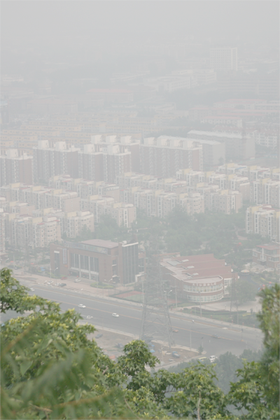
%> input picture Code/non_local_dehazing/images/cityscape_input.png, 280 x 420 px, shrunk from 400 x 600 before the run
$ octave imageDehazing.m   (GNU Octave 9; MATLAB toolbox functions it lacks are replaced by stand-ins)
%> lines starting %> are read from the running program, lines starting %| are printed output that depends on the picture
### Code/Dark-Channel-Haze-Removal-master/get_dark_channel.m
function dark_channel = get_dark_channel(image, win_size)

[m, n, ~] = size(image);

pad_size = floor(win_size/2);

padded_image = padarray(image, [pad_size pad_size], Inf);

dark_channel = zeros(m, n);

for j = 1 : m
    for i = 1 : n
        patch = padded_image(j : j + (win_size-1), i : i + (win_size-1), :);

        dark_channel(j,i) = min(patch(:));
     end
end

end

### Code/Dark-Channel-Haze-Removal-master/get_atmosphere.m
function atmosphere = get_atmosphere(image, dark_channel)

[m, n, ~] = size(image);
n_pixels = m * n;

n_search_pixels = floor(n_pixels * 0.01);

dark_vec = reshape(dark_channel, n_pixels, 1);

image_vec = reshape(image, n_pixels, 3);

[~, indices] = sort(dark_vec, 'descend');

accumulator = zeros(1, 3);

for k = 1 : n_search_pixels
    accumulator = accumulator + image_vec(indices(k),:);
end

atmosphere = accumulator / n_search_pixels;

end

### Code/non_local_dehazing/non_local_dehazing.m
function [img_dehazed, transmission] = non_local_dehazing(img_hazy, air_light, gamma)
% This is the core function implementing the non-local image dehazing algorithm
% described in the paper:
% Non-Local Image Dehazing. Berman, D. and Treibitz, T. and Avidan S., CVPR2016,
% which can be found at:
% www.eng.tau.ac.il/~berman/NonLocalDehazing/NonLocalDehazing_CVPR2016.pdf
% If you use this code, please cite our paper.
%
% The software code of the non-local image dehazing algorithm is provided
% under the attached Non-commercial_copyright_license.rtf
% The license can also be found at:
% www.eng.tau.ac.il/~berman/NonLocalDehazing/Non-commercial_copyright_license.rtf
%
%
%   Input arguments:
%   ----------------
%	img_hazy     - A hazy image in the range [0,255], type: uint8
%	air_light    - As estimated by prior methods, normalized to the range [0,1]
%	gamma        - Radiometric correction. If empty, 1 is assumed
%
%   Output arguments:
%   ----------------
%   img_dehazed  - The restored radiance of the scene (uint8)
%   transmission - Transmission map of the scene, in the range [0,1]
%
% Author: Dana Berman, 2016.


%% Validate input
[h,w,n_colors] = size(img_hazy);
if (n_colors ~= 3) % input verification
    error(['Dehazing on sphere requires an RGB image, while input ',...
        'has only ',num2str(n_colors),' dimensions']);
end

if ~exist('air_light','var') || isempty(air_light) || (numel(air_light)~=3)
    error('Dehazing on sphere requires an RGB airlight');
end

if ~exist('gamma','var') || isempty(gamma), gamma = 1; end

img_hazy = im2double(img_hazy);
img_hazy_corrected = img_hazy.^gamma; % radiometric correction

%% Finding Haze-lines
% Translate the coordinate system to be air_light-centric (Eq. (3))
dist_from_airlight = double(zeros(h,w,n_colors));
for color_idx=1:n_colors
    dist_from_airlight(:,:,color_idx) = img_hazy_corrected(:,:,color_idx) - air_light(:,:,color_idx);
end

% Calculate radius (Eq. (5))
radius = sqrt( dist_from_airlight(:,:,1).^2 + dist_from_airlight(:,:,2).^2 +dist_from_airlight(:,:,3).^2 );

% Cluster the pixels to haze-lines
% Use a KD-tree impementation for fast clustering according to their angles
dist_unit_radius = reshape(dist_from_airlight,[h*w,n_colors]);
dist_norm = sqrt(sum(dist_unit_radius.^2,2));
dist_unit_radius = bsxfun(@rdivide, dist_unit_radius, dist_norm);
Npoints = 1000;
load(['TR',num2str(Npoints),'.mat']);
mdl = KDTreeSearcher(TR.Points);
ind = knnsearch(mdl, dist_unit_radius);

%% Estimating Initial Transmission

% Estimate radius as the maximal radius in each haze-line (Eq. (11))
K = accumarray(ind,radius(:),[Npoints,1],@max);
radius_new = reshape( K(ind), h, w);

% Estimate transmission as radii ratio (Eq. (12))
transmission_estimation = radius./radius_new;

% Limit the transmission to the range [trans_min, 1] for numerical stability
trans_min = 0.1;
transmission_estimation = min(max(transmission_estimation, trans_min),1);

%% Regularization

% Apply lower bound from the image (Eqs. (13-14))
trans_lower_bound = 1 - min(bsxfun(@rdivide,img_hazy_corrected,reshape(air_light,1,1,3)) ,[],3);
transmission_estimation = max(transmission_estimation, trans_lower_bound);

% Solve optimization problem (Eq. (15))
% find bin counts for reliability - small bins (#pixels<50) do not comply with
% the model assumptions and should be disregarded
bin_count       = accumarray(ind,1,[Npoints,1]);
bin_count_map   = reshape(bin_count(ind),h,w);
bin_eval_fun    = @(x) min(1, x/50);

% Calculate std - this is the data-term weight of Eq. (15)
K_std = accumarray(ind,radius(:),[Npoints,1],@std);
radius_std = reshape( K_std(ind), h, w);
radius_eval_fun = @(r) min(1, 3*max(0.001, r-0.1));
radius_reliability = radius_eval_fun(radius_std./max(radius_std(:)));
data_term_weight   = bin_eval_fun(bin_count_map).*radius_reliability;
lambda = 0.1;
transmission = wls_optimization(transmission_estimation, data_term_weight, img_hazy, lambda);

%% Dehazing
% (Eq. (16))
img_dehazed = zeros(h,w,n_colors);
leave_haze = 1.06; % leave a bit of haze for a natural look (set to 1 to reduce all haze)
for color_idx = 1:3
    img_dehazed(:,:,color_idx) = ( img_hazy_corrected(:,:,color_idx) - ...
        (1-leave_haze.*transmission).*air_light(color_idx) )./ max(transmission,trans_min);
end

% Limit each pixel value to the range [0, 1] (avoid numerical problems)
img_dehazed(img_dehazed>1) = 1;
img_dehazed(img_dehazed<0) = 0;
img_dehazed = img_dehazed.^(1/gamma); % radiometric correction

% For display, we perform a global linear contrast stretch on the output,
% clipping 0.5% of the pixel values both in the shadows and in the highlights
adj_percent = [0.005, 0.995];
img_dehazed = adjust(img_dehazed,adj_percent);

img_dehazed = im2uint8(img_dehazed);

end % function non_local_dehazing

### Code/imageDehazing.m
% Main file for Image Dehazing
% Uses functions from image dehazing methods (see references)
clc
clear all
close all
addpath('non_local_dehazing','Dark-Channel-Haze-Removal-master','screened_poisson_enhancement')

% Select Image to dehaze
try
    I = imread('non_local_dehazing/images/cityscape_input.png');
%> I is the input picture: size 420x280x3 uint8; mean R, G, B 173.4, 175.6, 167.6
catch
    warning('Image Not Found');
    return
end

% Dehazing method (uncomment the one to use)
method = 'nld'; % Non-local dehazing
% method = 'dcp'; % Dark Channel Prior
% method = 'sp'; % Screened Poisson Contrast Enhancement

% Parameters for each method (default values provided)

% NLD
gamma = 1;   % Radiometric correction

% DCP
omega = 0.95;  % Parameter to keep little haze for distant objects
win_size = 5;  % Patch size in dark channel method

% SP
lambda = 0.0001;   % tradeoff parameter
s = 0.2;      % color saturation percentage

%-------------------------------------------------------------------------
figure();
if (size(I,3) == 1)
    colormap(gray)
end
imagesc(uint8(I)); title('Original Image')


[m,n,~] = size(I);
%> m = 420; n = 280
disp('Image size ')
msg = sprintf('Height %d, Width %d',m,n);
%> msg = 'Height 420, Width 280'
disp(msg)
%| Height 420, Width 280
ts = tic;
if strcmp(method,'nld')
    % Airlight estimation using the approach in Dark Channel Prior method
    dark_channel = get_dark_channel(double(I)/255, 15);
%> in get_dark_channel, `padded_image = padarray(image, [pad_size pad_size], Inf);`: padded_image: size 434x294x3 double; 7.83% of the values are NaN or infinite; the others: min 0.137, max 0.925, mean 0.675
%> after the loop in get_dark_channel, `for j = 1 : m`:
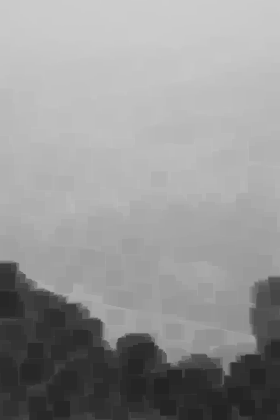
%> dark_channel: size 420x280 double; min 0.137, max 0.804, mean 0.587
    airlight = get_atmosphere(double(I)/255, dark_channel);
%> the loop in get_atmosphere, `for k = 1 : n_search_pixels` made 1176 passes
%> accumulator on passes 1 to 3: [0.816 0.82 0.82], [1.62 1.63 1.63], [2.43 2.44 2.44]
%> after the loop in get_atmosphere, `for k = 1 : n_search_pixels`: accumulator = [949 951.1 953.3]
%> in get_atmosphere, `atmosphere = accumulator / n_search_pixels;`: atmosphere = [0.807 0.809 0.811]
%> airlight = [0.807 0.809 0.811]
    A = zeros(1,1,3); A(1) = airlight(1); A(2) = airlight(2); A(3) = airlight(3);
    % Non-local Dehazing algorithm
	[Iout, trans_refined] = non_local_dehazing(I, A, gamma );
%> after the loop in non_local_dehazing, `for color_idx=1:n_colors`:
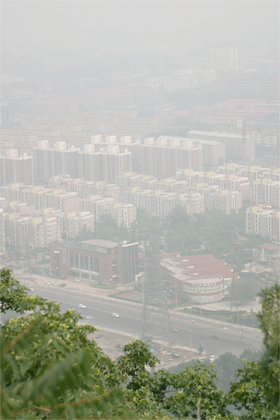
%> dist_from_airlight: size 420x280x3 double; mean R, G, B -0.127, -0.12, -0.153; drawn with min black and max white
%> in non_local_dehazing, `radius = sqrt( dist_from_airlight(:,:,1).^2 + dist_from_airlight(:,:,2..`:
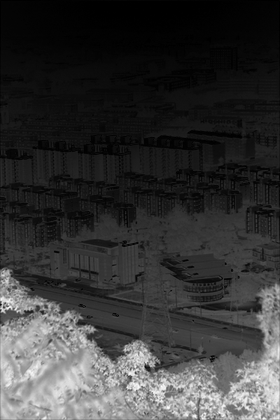
%> radius: size 420x280 double; min 0.0017, max 1.08, mean 0.235; drawn with min black and max white
%> the run ends on the next line

$ run again, with Code/non_local_dehazing/images/pumpkins_input.png copied over Code/non_local_dehazing/images/cityscape_input.png
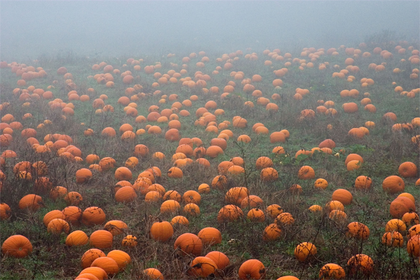
%> input picture Code/non_local_dehazing/images/pumpkins_input.png, 420 x 280 px, shrunk from 600 x 400 before the run
%> I is the input picture: size 280x420x3 uint8; mean R, G, B 132.7, 116.1, 106.8
%| Height 280, Width 420
%> padded_image: size 294x434x3 double; 7.83% of the values are NaN or infinite; the others: min 0, max 1, mean 0.465
%> after the loop in get_dark_channel, `for j = 1 : m`:
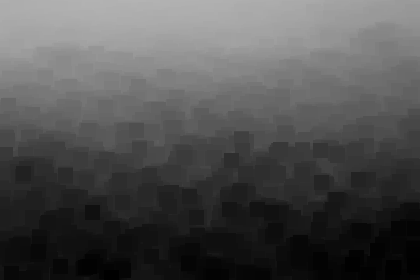
%> dark_channel: size 280x420 double; min 0, max 0.702, mean 0.315
%> the loop in get_atmosphere, `for k = 1 : n_search_pixels` made 1176 passes
%> accumulator on passes 1 to 3: [0.757 0.784 0.867], [1.51 1.57 1.73], [2.24 2.35 2.59]
%> after the loop in get_atmosphere, `for k = 1 : n_search_pixels`: accumulator = [842.9 909.3 986.6]
%> atmosphere = [0.717 0.773 0.839]
%> in non_local_dehazing, `radius = sqrt( dist_from_airlight(:,:,1).^2 + dist_from_airlight(:,:,2..`:
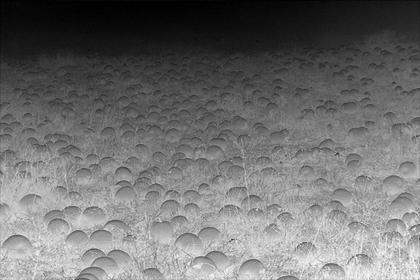
%> radius: size 280x420 double; min 0.00118, max 1.31, mean 0.579; drawn with min black and max white
